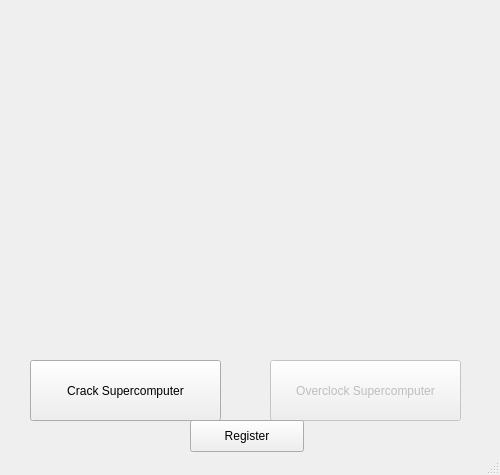
<?xml version="1.0" encoding="UTF-8"?>
<ui version="4.0">
 <class>MadPatcher</class>
 <widget class="QMainWindow" name="MadPatcher">
  <property name="geometry">
   <rect>
    <x>0</x>
    <y>0</y>
    <width>500</width>
    <height>475</height>
   </rect>
  </property>
  <property name="sizePolicy">
   <sizepolicy hsizetype="Fixed" vsizetype="Fixed">
    <horstretch>0</horstretch>
    <verstretch>0</verstretch>
   </sizepolicy>
  </property>
  <property name="minimumSize">
   <size>
    <width>500</width>
    <height>475</height>
   </size>
  </property>
  <property name="maximumSize">
   <size>
    <width>500</width>
    <height>475</height>
   </size>
  </property>
  <property name="windowTitle">
   <string>MadPatcher</string>
  </property>
  <widget class="QWidget" name="centralWidget">
   <property name="cursor">
    <cursorShape>PointingHandCursor</cursorShape>
   </property>
   <widget class="QLabel" name="label">
    <property name="geometry">
     <rect>
      <x>0</x>
      <y>0</y>
      <width>501</width>
      <height>461</height>
     </rect>
    </property>
    <property name="text">
     <string/>
    </property>
    <property name="pixmap">
     <pixmap resource="Media.qrc">:/new/prefix1/Header.png</pixmap>
    </property>
   </widget>
   <widget class="QPushButton" name="btnCrack">
    <property name="geometry">
     <rect>
      <x>30</x>
      <y>360</y>
      <width>191</width>
      <height>61</height>
     </rect>
    </property>
    <property name="text">
     <string>Crack Supercomputer</string>
    </property>
   </widget>
   <widget class="QPushButton" name="btnOverclock">
    <property name="enabled">
     <bool>false</bool>
    </property>
    <property name="geometry">
     <rect>
      <x>270</x>
      <y>360</y>
      <width>191</width>
      <height>61</height>
     </rect>
    </property>
    <property name="text">
     <string>Overclock Supercomputer</string>
    </property>
    <property name="checkable">
     <bool>false</bool>
    </property>
   </widget>
   <widget class="QPushButton" name="btnRegWindow">
    <property name="geometry">
     <rect>
      <x>190</x>
      <y>420</y>
      <width>114</width>
      <height>32</height>
     </rect>
    </property>
    <property name="text">
     <string>Register</string>
    </property>
   </widget>
  </widget>
  <widget class="QStatusBar" name="statusBar"/>
 </widget>
 <layoutdefault spacing="6" margin="11"/>
 <resources>
  <include location="Media.qrc"/>
 </resources>
 <connections/>
</ui>
